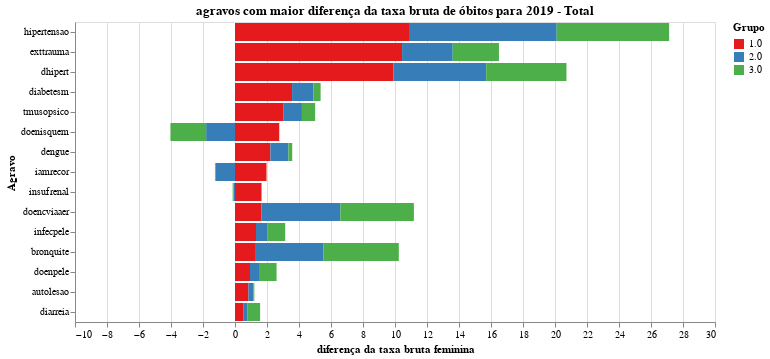

Notebook code for this chart:
### Code cell
chart = plot_grafico_dif(pop_19, pop_r,
                         'taxa_obitos_mulher', 
                         "agravos com maior diferença da taxa bruta de óbitos para 2019 - Total",
                        "diferença da taxa bruta feminina")


chart.save('tx_bruta_m.svg')
chart

### Figure 1 — Vega-Lite specification as saved in the notebook (floating-point values rounded to 4 significant figures)
{"config": {"view": {"continuousWidth": 400, "continuousHeight": 300}, "range": {"category": {"scheme": "set1"}}}, "data": {"name": "data-0f152e75a7614d36548df6e940629699"}, "mark": "bar", "encoding": {"color": {"type": "nominal", "field": "grupo", "title": "Grupo"}, "order": {"type": "nominal", "field": "grupo", "sort": "ascending"}, "tooltip": {"type": "quantitative", "field": "taxa"}, "x": {"type": "quantitative", "field": "taxa", "title": "diferença da taxa bruta feminina"}, "y": {"type": "nominal", "field": "agravo", "sort": null, "title": "Agravo"}}, "title": "agravos com maior diferença da taxa bruta de óbitos para 2019 - Total", "width": 640, "$schema": "https://vega.github.io/schema/vega-lite/v4.8.1.json", "datasets": {"data-0f152e75a7614d36548df6e940629699": [{"agravo": "hipertensao", "grupo": "1.0", "taxa": 10.93}, {"agravo": "hipertensao", "grupo": "2.0", "taxa": 9.177}, {"agravo": "hipertensao", "grupo": "3.0", "taxa": 7.026}, {"agravo": "exttrauma", "grupo": "1.0", "taxa": 10.44}, {"agravo": "exttrauma", "grupo": "2.0", "taxa": 3.166}, {"agravo": "exttrauma", "grupo": "3.0", "taxa": 2.889}, {"agravo": "dhipert", "grupo": "1.0", "taxa": 9.906}, {"agravo": "dhipert", "grupo": "2.0", "taxa": 5.793}, {"agravo": "dhipert", "grupo": "3.0", "taxa": 5.019}, {"agravo": "diabetesm", "grupo": "1.0", "taxa": 3.566}, {"agravo": "diabetesm", "grupo": "2.0", "taxa": 1.332}, {"agravo": "diabetesm", "grupo": "3.0", "taxa": 0.4525}, {"agravo": "tmusopsico", "grupo": "1.0", "taxa": 3.041}, {"agravo": "tmusopsico", "grupo": "2.0", "taxa": 1.143}, {"agravo": "tmusopsico", "grupo": "3.0", "taxa": 0.8258}, {"agravo": "doenisquem", "grupo": "1.0", "taxa": 2.766}, {"agravo": "doenisquem", "grupo": "2.0", "taxa": -1.804}, {"agravo": "doenisquem", "grupo": "3.0", "taxa": -2.231}, {"agravo": "dengue", "grupo": "1.0", "taxa": 2.213}, {"agravo": "dengue", "grupo": "2.0", "taxa": 1.122}, {"agravo": "dengue", "grupo": "3.0", "taxa": 0.2416}, {"agravo": "iamrecor", "grupo": "1.0", "taxa": 1.969}, {"agravo": "iamrecor", "grupo": "2.0", "taxa": -1.222}, {"agravo": "iamrecor", "grupo": "3.0", "taxa": -0.03083}, {"agravo": "insufrenal", "grupo": "1.0", "taxa": 1.659}, {"agravo": "insufrenal", "grupo": "2.0", "taxa": -0.08762}, {"agravo": "insufrenal", "grupo": "3.0", "taxa": -0.05874}, {"agravo": "doencviaaer", "grupo": "1.0", "taxa": 1.642}, {"agravo": "doencviaaer", "grupo": "2.0", "taxa": 4.946}, {"agravo": "doencviaaer", "grupo": "3.0", "taxa": 4.594}, {"agravo": "infecpele", "grupo": "1.0", "taxa": 1.311}, {"agravo": "infecpele", "grupo": "2.0", "taxa": 0.7182}, {"agravo": "infecpele", "grupo": "3.0", "taxa": 1.107}, {"agravo": "bronquite", "grupo": "1.0", "taxa": 1.302}, {"agravo": "bronquite", "grupo": "2.0", "taxa": 4.232}, {"agravo": "bronquite", "grupo": "3.0", "taxa": 4.703}, {"agravo": "doenpele", "grupo": "1.0", "taxa": 0.9361}, {"agravo": "doenpele", "grupo": "2.0", "taxa": 0.6159}, {"agravo": "doenpele", "grupo": "3.0", "taxa": 1.047}, {"agravo": "autolesao", "grupo": "1.0", "taxa": 0.8403}, {"agravo": "autolesao", "grupo": "2.0", "taxa": 0.3069}, {"agravo": "autolesao", "grupo": "3.0", "taxa": 0.06148}, {"agravo": "diarreia", "grupo": "1.0", "taxa": 0.5109}, {"agravo": "diarreia", "grupo": "2.0", "taxa": 0.2542}, {"agravo": "diarreia", "grupo": "3.0", "taxa": 0.8052}]}}
